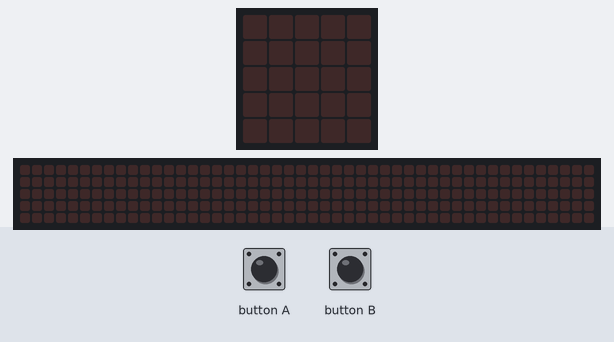
The program below on a simulated BBC micro:bit (MakeCode). Shown: the board's 5×5 LED display, a strip that is not on the board, showing the scrolling text unrolled. The test bench sets the inputs (shaded band). The 48×5 strip is a reading aid, not a part: it shows the text the display is scrolling, unrolled, one strip-width of it at a time.

Above: at 1.2 s.
1.3 s: button B pressed for 0.15 s
At 6.7 s:
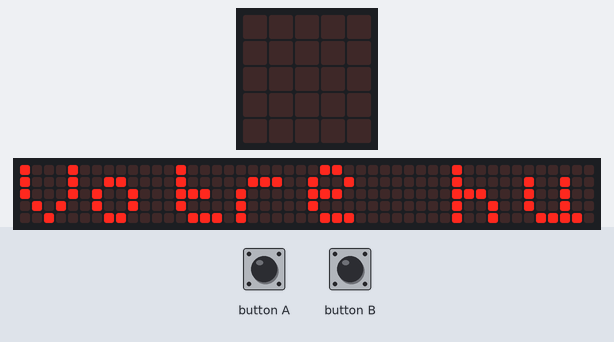
At 13.3 s:
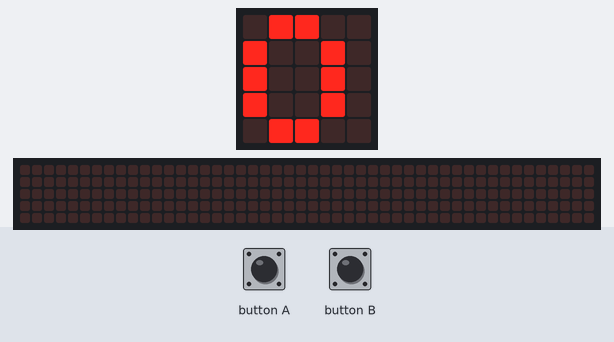

Measured:
- after the input at 1.3 s, the display: changes at once (image 1)
- what the display in image 1 shows lasts 0.6 s, from 6.3 s to 6.9 s

The program:

main.ts
```typescript
let n = 0
basic.forever(function () {
    n = 0
    while (!(input.buttonIsPressed(Button.B))) {
        if (input.buttonIsPressed(Button.A)) {
            n += 1
            if (n > 3) {
                n = 1
            }
            if (n == 1) {
                basic.showIcon(IconNames.Happy)
            } else {
                if (n == 2) {
                    basic.showIcon(IconNames.Sad)
                } else {
                    basic.showIcon(IconNames.Asleep)
                }
            }
        }
    }
    basic.showString("Votre humeur")
    basic.showNumber(n)
})
```

test.ts
```typescript
// les tests vont ici ; cela ne sera pas compilé si ce paquet est utilisé en tant qu'extension.
```
